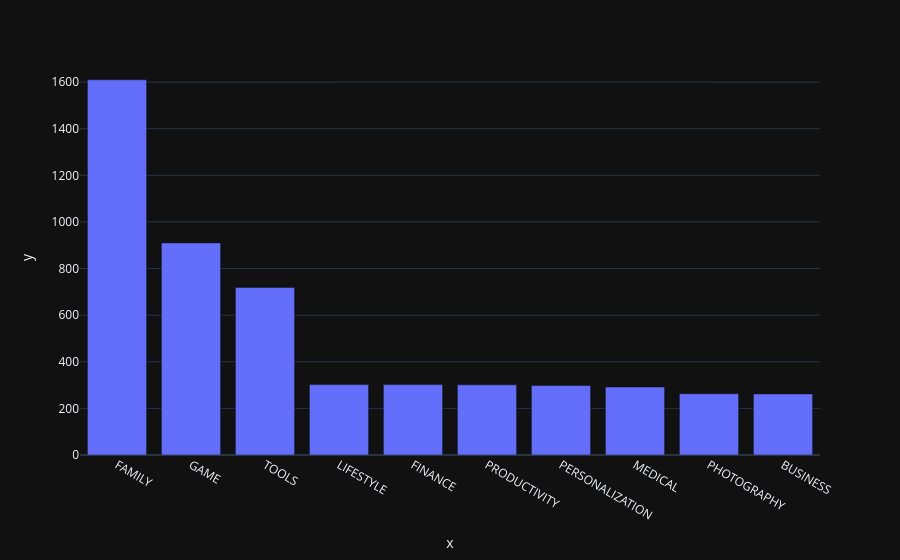

Notebook cell for this chart:
### Code cell
bar = px.bar(x = top_ten.index, y = top_ten.values)
bar.show()

### Figure 1 — Plotly figure (JSON) as saved in the notebook; plotly's stock layout.template omitted (floating-point values rounded to 4 significant figures)
{"data": [{"hovertemplate": "x=%{x}<br>y=%{y}<extra></extra>", "legendgroup": "", "marker": {"color": "#636efa", "pattern": {"shape": ""}}, "name": "", "orientation": "v", "showlegend": false, "textposition": "auto", "x": ["FAMILY", "GAME", "TOOLS", "LIFESTYLE", "FINANCE", "PRODUCTIVITY", "PERSONALIZATION", "MEDICAL", "PHOTOGRAPHY", "BUSINESS"], "xaxis": "x", "y": [1610, 910, 719, 302, 302, 301, 298, 292, 263, 262], "yaxis": "y", "type": "bar"}], "layout": {"xaxis": {"anchor": "y", "domain": [0.0, 1.0], "title": {"text": "x"}}, "yaxis": {"anchor": "x", "domain": [0.0, 1.0], "title": {"text": "y"}}, "legend": {"tracegroupgap": 0}, "margin": {"t": 60}, "barmode": "relative"}}
